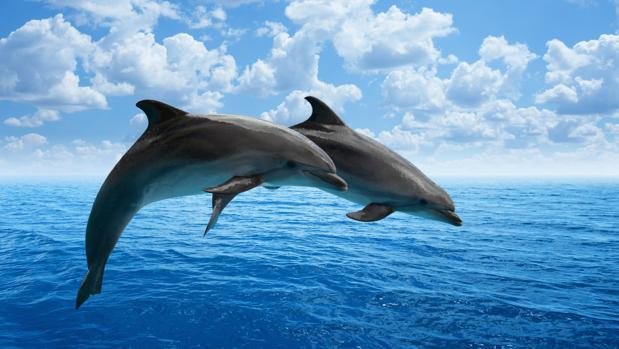
#> input picture 2/delfin.jpg, 619 x 349 px, given in place of codo.mp4, which was not available
$ jupyter execute --allow-errors 2022_1.ipynb
#> lines starting #> are read from the running program, lines starting #| are printed output that depends on the picture; after the words box and inside, x2 and y2 are one past the last pixel; in counts of white or black regions, pixels touching at a corner belong together; pictures that were not available may be replaced by others from this repository, and a replacement may not be noted
#> further down, frame is the input picture: shape (349, 619, 3); mean B, G, R 192.1, 150.6, 98
#> (key Esc is pressed here)
#> `frame_resize = cv2.resize(frame, dim)`:
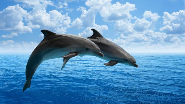
#> frame_resize: shape (104, 185, 3); mean B, G, R 192, 150.5, 97.9
#> `imgHSV = cv2.cvtColor(frame_resize, cv2.COLOR_BGR2HSV)`: imgHSV: shape (104, 185, 3); mean H, S, V 101.6, 131.2, 192.1
#> `mask1 = cv2.inRange(imgHSV, np.array(lower), np.array(upper))`: mask1: shape (104, 185); every value is 0
#> `mask2 = cv2.inRange(imgHSV, np.array(lower), np.array(upper))`:
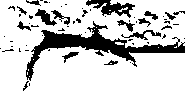
#> mask2: shape (104, 185); 81.8% white; 60 black regions (43 under 20 px), largest, box (x1, y1, x2, y2) and area: (26, 21, 185, 81) 2030, (86, 0, 135, 18) 395, (35, 9, 57, 26) 156
#> `color_mask = cv2.bitwise_and(frame_resize, frame_resize, mask= mask)`:
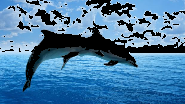
#> color_mask: shape (104, 185, 3); mean B, G, R 162.4, 122.7, 72.6
#> `_red, mask_inverse = cv2.threshold(mask, 100, 255, cv2.THRESH_BINARY_I..`: mask_inverse: shape (104, 185); 18.2% white; 60 white regions (43 under 20 px)
#> `contours, hierarchy = cv2.findContours(mask, cv2.RETR_EXTERNAL, cv2.CH..`: contours = 15 contours, 14 with area under 20; largest, box (x1, y1, x2, y2) and area: (0, 0, 185, 104) 16104
#> the loop `for contour in contours:` made 15 passes
#> after the loop `for contour in contours:`: img_contour: shape (104, 185, 3); every value is 0
#> after the loop `for contour in contours:`: center_x = []
[cell 1]
from itertools import count
import cv2
import numpy as np
import urllib.request

def nothing(x):
    pass
def showImgW(nameWindow, matImage):
    cv2.imshow(nameWindow, matImage)
def showImg(nameWindow, matImage, t):
    cv2.imshow(nameWindow, matImage)
    cv2.waitKey(t)

cv2.namedWindow('windTrack1')
cv2.createTrackbar('u1', 'windTrack1', 0, 255, nothing)        # u1 = umbral

cv2.namedWindow('windTrack2')
cv2.createTrackbar('u2', 'windTrack2', 0, 255, nothing)        # u2 = umbral

capture = cv2.VideoCapture("codo.mp4")

#> (the rest of this cell did not finish here and is left out)
